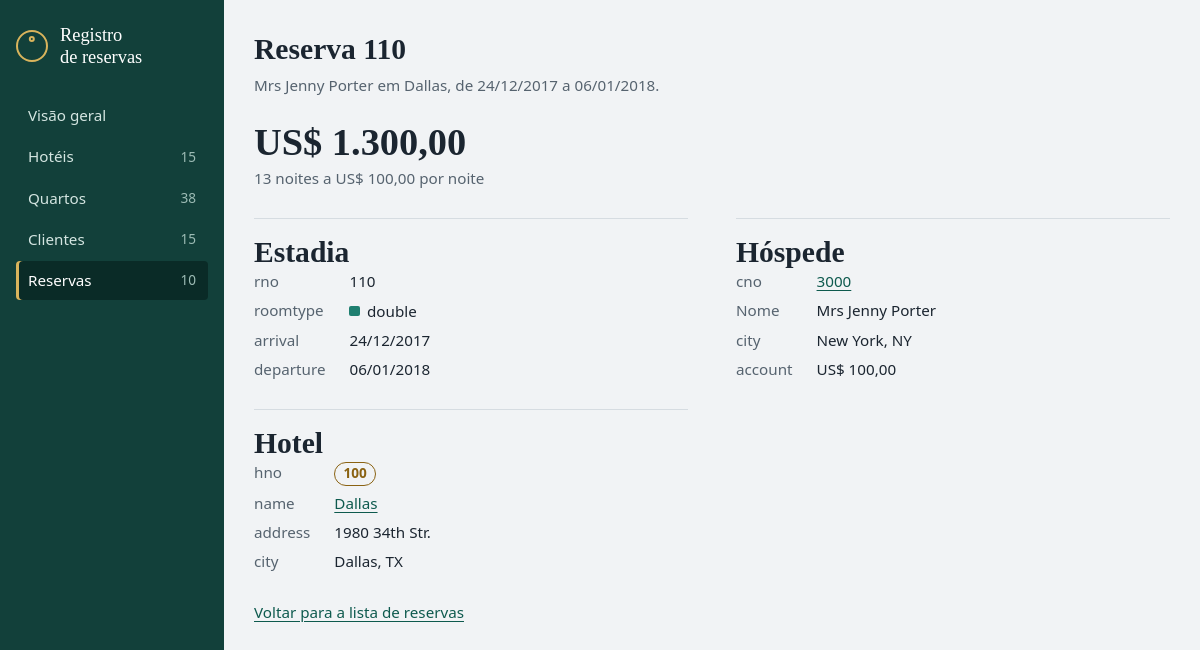
Screenshot of /reserva/110 with the database file from the repository.
### tables this page shows
CREATE TABLE reservation (
    rno       INTEGER PRIMARY KEY,
    cno       INTEGER NOT NULL,
    hno       INTEGER NOT NULL,
    roomtype  TEXT    NOT NULL,
    arrival   TEXT    NOT NULL,           -- formato ISO: AAAA-MM-DD
    departure TEXT    NOT NULL,
    CHECK (departure > arrival),
    FOREIGN KEY (cno) REFERENCES customer (cno),
    FOREIGN KEY (hno, roomtype) REFERENCES room (hno, roomtype)
);

CREATE TABLE hotel (
    hno     INTEGER PRIMARY KEY,
    name    TEXT NOT NULL,
    city    TEXT NOT NULL,
    state   TEXT NOT NULL,
    zip     TEXT,
    address TEXT
);

CREATE TABLE customer (
    cno       INTEGER PRIMARY KEY,
    title     TEXT,
    name      TEXT NOT NULL,
    firstname TEXT,                       -- vazio para empresas (title = 'Comp')
    city      TEXT,
    state     TEXT,
    zip       TEXT,
    account   REAL NOT NULL DEFAULT 0
);

### app.py (the view)
@app.route("/reserva/<int:rno>")
def detalhe_reserva(rno):
    reserva = consultar("SELECT * FROM v_reserva WHERE rno = ?", (rno,), um=True)
    if reserva is None:
        nao_encontrado(f"A reserva {rno} não existe.")
    cliente = consultar("SELECT * FROM customer WHERE cno = ?", (reserva["cno"],), um=True)
    return render_template("reserva_detalhe.html", r=reserva, cliente=cliente)

### app.py (called while the page is built)
def get_db():
    if "db" not in g:
        g.db = sqlite3.connect(DB_PATH)
        g.db.row_factory = sqlite3.Row  # acesso as colunas pelo nome
    return g.db

@app.teardown_appcontext
def fechar_db(_erro=None):
    db = g.pop("db", None)
    if db is not None:
        db.close()

def consultar(sql, params=(), um=False):
    cursor = get_db().execute(sql, params)
    return cursor.fetchone() if um else cursor.fetchall()

def contar(tabela):
    return consultar(f"SELECT COUNT(*) AS n FROM {tabela}", um=True)["n"]

@app.template_filter("dinheiro")
def dinheiro(valor):
    if valor is None:
        return "—"
    texto = f"{abs(valor):,.2f}".replace(",", "X").replace(".", ",").replace("X", ".")
    return f"{'-' if valor < 0 else ''}{MOEDA} {texto}"

@app.template_filter("data_br")
def data_br(valor):
    if valor is None:
        return "—"
    if isinstance(valor, str):
        valor = date.fromisoformat(valor)
    return valor.strftime("%d/%m/%Y")

@app.context_processor
def injetar_menu():
    return {
        "tabelas": [
            {"endpoint": ep, "secao": secao, "rotulo": rotulo, "tabela": tabela,
             "total": contar(tabela)}
            for ep, secao, rotulo, tabela in TABELAS
        ]
    }

### templates/reserva_detalhe.html (shortened to what this page needs)
{% extends "base.html" %}
{% import "macros.html" as m %}
{% set secao = "reservas" %}
{% block conteudo %}
<header class="cabecalho">
    <h1>Reserva {{ r.rno }}</h1>
    <p class="sub">{{ r.cliente }} em {{ r.hotel }}, de {{ r.arrival|data_br }} a {{ r.departure|data_br }}.</p>
</header>
<p class="total-destaque">{{ r.total|dinheiro }}</p>
<p class="total-detalhe">{{ r.noites }} {{ 'noite' if r.noites == 1 else 'noites' }} a {{ r.preco|dinheiro }} por noite</p>
<div class="fichas">
    <section class="bloco">
        <h1>Estadia</h1>
        <dl class="ficha">
            <dt>rno</dt><dd>{{ r.rno }}</dd>
            <dt>roomtype</dt><dd>{{ m.tipo(r.roomtype) }}</dd>
            <dt>arrival</dt><dd>{{ r.arrival|data_br }}</dd>
            <dt>departure</dt><dd>{{ r.departure|data_br }}</dd>
        </dl>
    </section>
    <section class="bloco">
        <h1>Hóspede</h1>
        <dl class="ficha">
            <dt>cno</dt><dd><a href="{{ url_for('detalhe_cliente', cno=r.cno) }}">{{ r.cno }}</a></dd>
            <dt>Nome</dt><dd>{{ r.cliente }}</dd>
            <dt>city</dt><dd>{{ cliente.city }}, {{ cliente.state }}</dd>
            <dt>account</dt>
            <dd {% if cliente.account < 0 %} class="negativo"{% endif %}>{{ cliente.account|dinheiro }}</dd>
        </dl>
    </section>
    <section class="bloco">
        <h1>Hotel</h1>
        <dl class="ficha">
            <dt>hno</dt><dd>{{ m.chave(r.hno) }}</dd>
            <dt>name</dt><dd><a href="{{ url_for('detalhe_hotel', hno=r.hno) }}">{{ r.hotel }}</a></dd>
            <dt>address</dt><dd>{{ r.hotel_address }}</dd>
            <dt>city</dt><dd>{{ r.hotel_city }}, {{ r.hotel_state }}</dd>
        </dl>
    </section>
</div>
<a class="voltar" href="{{ url_for('listar_reservas') }}">Voltar para a lista de reservas</a>
{% endblock %}

### templates/macros.html (shortened to what this page needs)
{% macro chave(hno) -%}
<span class="chave" title="Número do hotel (hno)">{{ hno }}</span>
{%- endmacro %}
{% macro tipo(roomtype) -%}
<span class="etiqueta" data-tipo="{{ roomtype }}">{{ roomtype }}</span>
{%- endmacro %}

### static/style.css (style rules this page uses)
:root { color-scheme: light dark; --papel: #f1f3f5; --superficie: #ffffff; --realce: #f5f7f8; --tinta: #1b2530; --suave: #56636f; --linha: #d6dce1; --lateral: #12403a; --lateral-ativo: #0a2b27; --lateral-texto: #d4e5e1; --lateral-suave: #9dbcb5; --acao: #12403a; --acao-texto: #ffffff; --link: #0e5a4e; --latao: #8a6212; --latao-claro: #d9b45c; --perigo: #a3392b; --single: #2f66a3; --double: #1f7f70; --suite: #84449a; --raio: 4px; --fonte: "Segoe UI", system-ui, -apple-system, Roboto, "Helvetica Neue", Arial, sans-serif; --fonte-titulo: "Iowan Old Style", "Palatino Linotype", Palatino, "Book Antiqua", Georgia, serif; }
*, *::before, *::after { box-sizing: border-box; }
body { margin: 0; background: var(--papel); color: var(--tinta); font-family: var(--fonte); font-size: 0.95rem; line-height: 1.5; }
h1, h2 { margin: 0; font-family: var(--fonte-titulo); font-weight: 600; line-height: 1.2; }
h1 { font-size: 1.85rem; }
a { color: var(--link); text-decoration-thickness: 1px; text-underline-offset: 0.18em; }
.cabecalho { margin-bottom: 1.5rem; }
.sub { margin: 0.4rem 0 0; max-width: 62ch; color: var(--suave); }
.bloco { margin-top: 1.75rem; padding-top: 1rem; border-top: 1px solid var(--linha); }
.voltar { display: inline-block; margin-top: 1.75rem; }
.chave { display: inline-block; min-width: 2.3em; padding: 0.05em 0.6em; border: 1.5px solid var(--latao); border-radius: 999px; color: var(--latao); font-size: 0.85rem; font-weight: 600; text-align: center; font-variant-numeric: tabular-nums; }
[data-tipo="double"] { --cor: var(--double); }
.etiqueta { display: inline-flex; align-items: center; gap: 0.45rem; }
.etiqueta::before { content: ""; width: 0.65rem; height: 0.65rem; border-radius: 2px; background: var(--cor, var(--suave)); }
.fichas { display: grid; grid-template-columns: repeat(auto-fit, minmax(18rem, 1fr)); gap: 0 3rem; }
.ficha { display: grid; grid-template-columns: max-content minmax(0, 1fr); gap: 0.4rem 1.5rem; margin: 0; }
.ficha dt { color: var(--suave); }
.ficha dd { margin: 0; }
.total-destaque { margin: 0; font-family: var(--fonte-titulo); font-size: 2.4rem; font-weight: 600; line-height: 1.1; }
.total-detalhe { margin: 0.25rem 0 0; color: var(--suave); }

### rows the page displays
reservation: rno "110", arrival|data_br "24/12/2017", departure|data_br "06/01/2018", roomtype "double", cno "3000"
hotel: hotel "Dallas", hotel_address "1980 34th Str.", hotel_city "Dallas", hotel_state "TX"
customer: city "New York", state "NY", account|dinheiro "US$ 100,00"

### other values shown
{{ t.rotulo }} "Hotéis" "Quartos" "Clientes" "Reservas"
{{ t.total }} "15" "38" "15" "10"
{{ r.cliente }} "Mrs Jenny Porter"
{{ r.total|dinheiro }} "US$ 1.300,00"
{{ r.noites }} "13"
{{ 'noite' if r.noites == 1 else 'noites' }} "noites"
{{ r.preco|dinheiro }} "US$ 100,00"
{{ hno }} "100"
